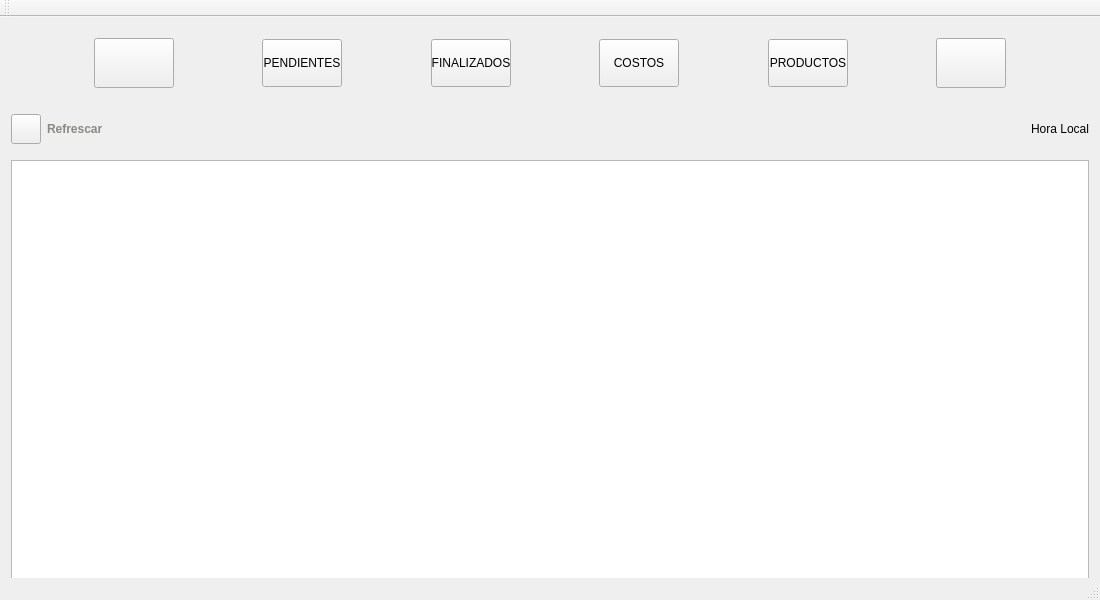
<?xml version="1.0" encoding="UTF-8"?>
<ui version="4.0">
 <class>gestor</class>
 <widget class="QMainWindow" name="gestor">
  <property name="geometry">
   <rect>
    <x>0</x>
    <y>0</y>
    <width>1100</width>
    <height>600</height>
   </rect>
  </property>
  <property name="minimumSize">
   <size>
    <width>0</width>
    <height>600</height>
   </size>
  </property>
  <property name="maximumSize">
   <size>
    <width>16777215</width>
    <height>1100</height>
   </size>
  </property>
  <property name="windowTitle">
   <string>gestor</string>
  </property>
  <widget class="QWidget" name="centralWidget">
   <layout class="QGridLayout" name="gridLayout">
    <item row="7" column="0">
     <layout class="QVBoxLayout" name="navegable">
      <property name="sizeConstraint">
       <enum>QLayout::SetDefaultConstraint</enum>
      </property>
      <property name="topMargin">
       <number>0</number>
      </property>
      <property name="bottomMargin">
       <number>0</number>
      </property>
      <item>
       <widget class="QTextBrowser" name="textos">
        <property name="sizePolicy">
         <sizepolicy hsizetype="Expanding" vsizetype="Expanding">
          <horstretch>0</horstretch>
          <verstretch>0</verstretch>
         </sizepolicy>
        </property>
        <property name="minimumSize">
         <size>
          <width>0</width>
          <height>600</height>
         </size>
        </property>
        <property name="maximumSize">
         <size>
          <width>16777215</width>
          <height>1000</height>
         </size>
        </property>
        <property name="autoFillBackground">
         <bool>false</bool>
        </property>
       </widget>
      </item>
     </layout>
    </item>
    <item row="6" column="0">
     <spacer name="verticalSpacer">
      <property name="orientation">
       <enum>Qt::Vertical</enum>
      </property>
      <property name="sizeHint" stdset="0">
       <size>
        <width>20</width>
        <height>40</height>
       </size>
      </property>
     </spacer>
    </item>
    <item row="8" column="0">
     <spacer name="verticalSpacer_2">
      <property name="orientation">
       <enum>Qt::Vertical</enum>
      </property>
      <property name="sizeHint" stdset="0">
       <size>
        <width>20</width>
        <height>40</height>
       </size>
      </property>
     </spacer>
    </item>
    <item row="3" column="0">
     <layout class="QHBoxLayout" name="horizontalLayout_2">
      <property name="topMargin">
       <number>10</number>
      </property>
      <property name="bottomMargin">
       <number>10</number>
      </property>
      <item>
       <widget class="QPushButton" name="actualiza">
        <property name="minimumSize">
         <size>
          <width>30</width>
          <height>30</height>
         </size>
        </property>
        <property name="maximumSize">
         <size>
          <width>30</width>
          <height>30</height>
         </size>
        </property>
        <property name="styleSheet">
         <string notr="true">border-image: url(:/recursos/refrescar.png);</string>
        </property>
        <property name="text">
         <string/>
        </property>
       </widget>
      </item>
      <item>
       <widget class="QLabel" name="label">
        <property name="text">
         <string>&lt;html&gt;&lt;head/&gt;&lt;body&gt;&lt;p&gt;&lt;span style=&quot; font-weight:600; color:#888a85;&quot;&gt;Refrescar&lt;/span&gt;&lt;/p&gt;&lt;/body&gt;&lt;/html&gt;</string>
        </property>
       </widget>
      </item>
      <item>
       <widget class="QLabel" name="hora">
        <property name="text">
         <string> Hora Local</string>
        </property>
        <property name="alignment">
         <set>Qt::AlignRight|Qt::AlignTrailing|Qt::AlignVCenter</set>
        </property>
       </widget>
      </item>
     </layout>
    </item>
    <item row="0" column="0">
     <layout class="QVBoxLayout" name="verticalLayout">
      <property name="topMargin">
       <number>10</number>
      </property>
      <property name="bottomMargin">
       <number>10</number>
      </property>
      <item>
       <layout class="QHBoxLayout" name="horizontalLayout">
        <item>
         <spacer name="horizontalSpacer">
          <property name="orientation">
           <enum>Qt::Horizontal</enum>
          </property>
          <property name="sizeHint" stdset="0">
           <size>
            <width>40</width>
            <height>20</height>
           </size>
          </property>
         </spacer>
        </item>
        <item>
         <widget class="QPushButton" name="btn_nuevo">
          <property name="minimumSize">
           <size>
            <width>80</width>
            <height>50</height>
           </size>
          </property>
          <property name="maximumSize">
           <size>
            <width>80</width>
            <height>50</height>
           </size>
          </property>
          <property name="styleSheet">
           <string notr="true">border-image: url(:/recursos/agregar.ico);
height:40px;</string>
          </property>
          <property name="text">
           <string/>
          </property>
         </widget>
        </item>
        <item>
         <spacer name="horizontalSpacer_3">
          <property name="orientation">
           <enum>Qt::Horizontal</enum>
          </property>
          <property name="sizeHint" stdset="0">
           <size>
            <width>40</width>
            <height>20</height>
           </size>
          </property>
         </spacer>
        </item>
        <item>
         <widget class="QPushButton" name="btn_pendiente">
          <property name="styleSheet">
           <string notr="true">width:20%;
height:40px;</string>
          </property>
          <property name="text">
           <string>PENDIENTES</string>
          </property>
         </widget>
        </item>
        <item>
         <spacer name="horizontalSpacer_4">
          <property name="orientation">
           <enum>Qt::Horizontal</enum>
          </property>
          <property name="sizeHint" stdset="0">
           <size>
            <width>40</width>
            <height>20</height>
           </size>
          </property>
         </spacer>
        </item>
        <item>
         <widget class="QPushButton" name="btn_finalizados">
          <property name="styleSheet">
           <string notr="true">width:20%;
height:40px;</string>
          </property>
          <property name="text">
           <string>FINALIZADOS</string>
          </property>
         </widget>
        </item>
        <item>
         <spacer name="horizontalSpacer_5">
          <property name="orientation">
           <enum>Qt::Horizontal</enum>
          </property>
          <property name="sizeHint" stdset="0">
           <size>
            <width>40</width>
            <height>20</height>
           </size>
          </property>
         </spacer>
        </item>
        <item>
         <widget class="QPushButton" name="btn_costos">
          <property name="styleSheet">
           <string notr="true">width:20%;
height:40px;</string>
          </property>
          <property name="text">
           <string>COSTOS</string>
          </property>
         </widget>
        </item>
        <item>
         <spacer name="horizontalSpacer_6">
          <property name="orientation">
           <enum>Qt::Horizontal</enum>
          </property>
          <property name="sizeHint" stdset="0">
           <size>
            <width>40</width>
            <height>20</height>
           </size>
          </property>
         </spacer>
        </item>
        <item>
         <widget class="QPushButton" name="btn_productos">
          <property name="styleSheet">
           <string notr="true">width:20%;
height:40px;</string>
          </property>
          <property name="text">
           <string>PRODUCTOS</string>
          </property>
         </widget>
        </item>
        <item>
         <spacer name="horizontalSpacer_7">
          <property name="orientation">
           <enum>Qt::Horizontal</enum>
          </property>
          <property name="sizeHint" stdset="0">
           <size>
            <width>40</width>
            <height>20</height>
           </size>
          </property>
         </spacer>
        </item>
        <item>
         <widget class="QPushButton" name="btn_salir">
          <property name="minimumSize">
           <size>
            <width>70</width>
            <height>50</height>
           </size>
          </property>
          <property name="maximumSize">
           <size>
            <width>70</width>
            <height>50</height>
           </size>
          </property>
          <property name="styleSheet">
           <string notr="true">width:20%;
border-image: url(:/recursos/salir.png);
height:40px;</string>
          </property>
          <property name="text">
           <string/>
          </property>
         </widget>
        </item>
        <item>
         <spacer name="horizontalSpacer_2">
          <property name="orientation">
           <enum>Qt::Horizontal</enum>
          </property>
          <property name="sizeHint" stdset="0">
           <size>
            <width>40</width>
            <height>20</height>
           </size>
          </property>
         </spacer>
        </item>
       </layout>
      </item>
     </layout>
    </item>
   </layout>
  </widget>
  <widget class="QMenuBar" name="menuBar">
   <property name="geometry">
    <rect>
     <x>0</x>
     <y>0</y>
     <width>1100</width>
     <height>22</height>
    </rect>
   </property>
  </widget>
  <widget class="QToolBar" name="mainToolBar">
   <attribute name="toolBarArea">
    <enum>TopToolBarArea</enum>
   </attribute>
   <attribute name="toolBarBreak">
    <bool>false</bool>
   </attribute>
  </widget>
  <widget class="QStatusBar" name="statusBar"/>
 </widget>
 <layoutdefault spacing="6" margin="11"/>
 <resources/>
 <connections/>
</ui>
